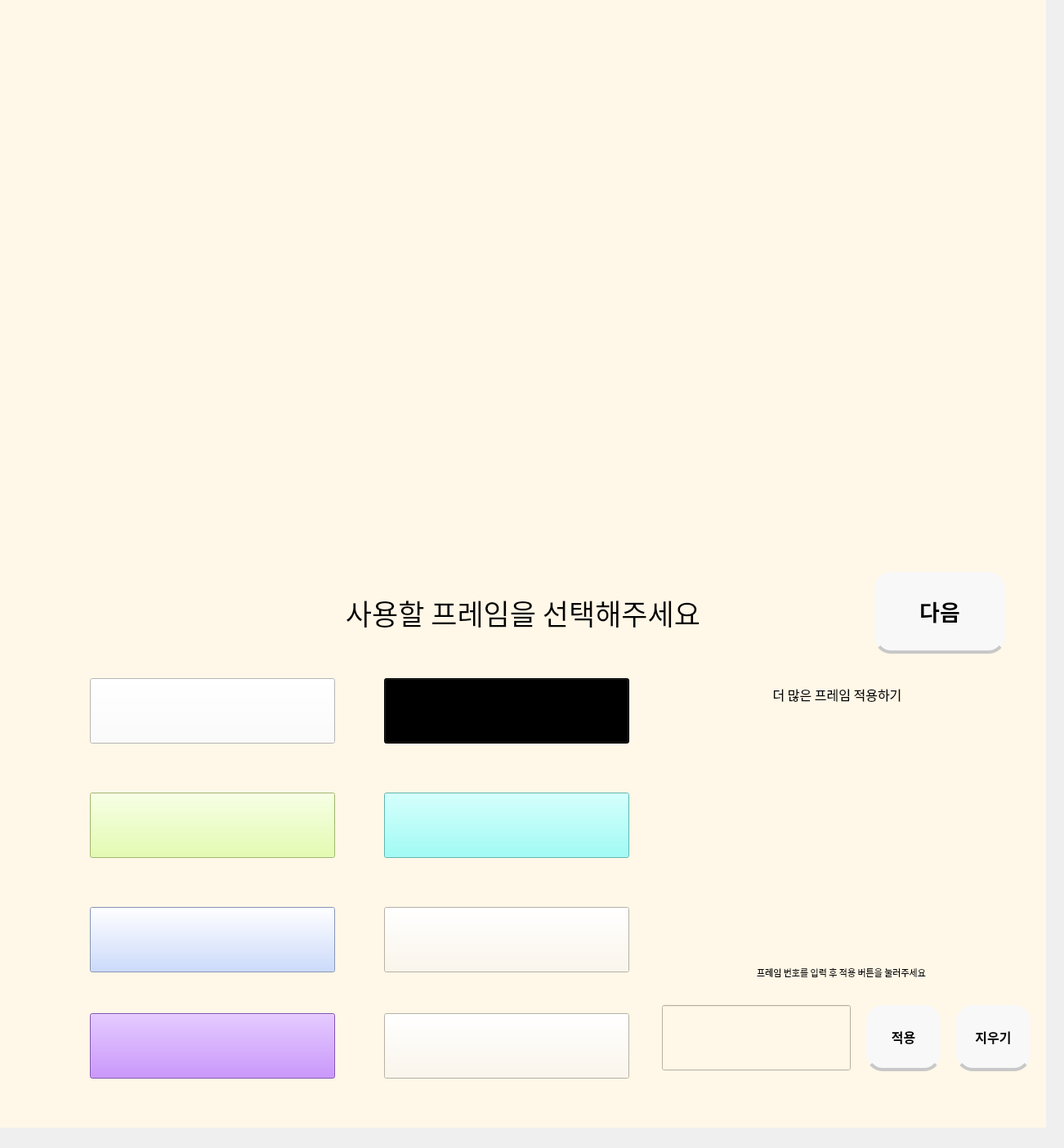
<?xml version="1.0" encoding="UTF-8"?>
<ui version="4.0">
 <class>MainWindow</class>
 <widget class="QMainWindow" name="MainWindow">
  <property name="geometry">
   <rect>
    <x>0</x>
    <y>0</y>
    <width>1302</width>
    <height>1405</height>
   </rect>
  </property>
  <property name="windowTitle">
   <string>MainWindow</string>
  </property>
  <widget class="QWidget" name="centralwidget">
   <widget class="QStackedWidget" name="stack">
    <property name="geometry">
     <rect>
      <x>0</x>
      <y>660</y>
      <width>1280</width>
      <height>720</height>
     </rect>
    </property>
    <property name="sizePolicy">
     <sizepolicy hsizetype="Fixed" vsizetype="Fixed">
      <horstretch>0</horstretch>
      <verstretch>0</verstretch>
     </sizepolicy>
    </property>
    <property name="styleSheet">
     <string notr="true">background-color : #FFF7E7</string>
    </property>
    <property name="currentIndex">
     <number>4</number>
    </property>
    <widget class="QWidget" name="InitPage">
     <widget class="QLabel" name="label">
      <property name="geometry">
       <rect>
        <x>4</x>
        <y>330</y>
        <width>1271</width>
        <height>60</height>
       </rect>
      </property>
      <property name="font">
       <font>
        <family>Leferi Base Type</family>
        <weight>75</weight>
        <bold>true</bold>
       </font>
      </property>
      <property name="layoutDirection">
       <enum>Qt::LeftToRight</enum>
      </property>
      <property name="styleSheet">
       <string notr="true">color : #000000</string>
      </property>
      <property name="text">
       <string>&lt;html&gt;&lt;head/&gt;&lt;body&gt;&lt;p align=&quot;center&quot;&gt;&lt;span style=&quot; font-size:16pt; font-weight:600;&quot;&gt;터치하여 PhoRest를 시작해 보세요&lt;/span&gt;&lt;/p&gt;&lt;/body&gt;&lt;/html&gt;</string>
      </property>
      <property name="alignment">
       <set>Qt::AlignCenter</set>
      </property>
     </widget>
    </widget>
    <widget class="QWidget" name="ChoosePeoplePage">
     <widget class="QLabel" name="label_3">
      <property name="geometry">
       <rect>
        <x>220</x>
        <y>20</y>
        <width>840</width>
        <height>100</height>
       </rect>
      </property>
      <property name="font">
       <font>
        <family>Leferi Point Type Special</family>
        <weight>50</weight>
        <bold>false</bold>
       </font>
      </property>
      <property name="text">
       <string>&lt;html&gt;&lt;head/&gt;&lt;body&gt;&lt;p align=&quot;center&quot;&gt;&lt;span style=&quot; font-size:26pt; font-weight:400;&quot;&gt;촬영할 인원수를 선택해주세요&lt;/span&gt;&lt;/p&gt;&lt;/body&gt;&lt;/html&gt;</string>
      </property>
     </widget>
     <widget class="QPushButton" name="NextBtn">
      <property name="geometry">
       <rect>
        <x>1070</x>
        <y>40</y>
        <width>160</width>
        <height>100</height>
       </rect>
      </property>
      <property name="font">
       <font>
        <family>Leferi Point Type Special</family>
        <pointsize>20</pointsize>
        <weight>50</weight>
        <bold>false</bold>
       </font>
      </property>
      <property name="styleSheet">
       <string notr="true">QPushButton{
	color: black;
    background-color: #F8F8F8		;
    padding: 12px;
    border-bottom: 4px solid #c8c8c8;
	border-radius: 20%;
}</string>
      </property>
      <property name="text">
       <string>다음</string>
      </property>
     </widget>
     <widget class="QWidget" name="gridLayoutWidget">
      <property name="geometry">
       <rect>
        <x>10</x>
        <y>170</y>
        <width>1261</width>
        <height>521</height>
       </rect>
      </property>
      <layout class="QGridLayout" name="gridLayout">
       <property name="leftMargin">
        <number>50</number>
       </property>
       <property name="topMargin">
        <number>20</number>
       </property>
       <property name="rightMargin">
        <number>50</number>
       </property>
       <property name="bottomMargin">
        <number>20</number>
       </property>
       <property name="horizontalSpacing">
        <number>100</number>
       </property>
       <property name="verticalSpacing">
        <number>50</number>
       </property>
       <item row="0" column="2">
        <widget class="QPushButton" name="Btn3">
         <property name="sizePolicy">
          <sizepolicy hsizetype="Preferred" vsizetype="Preferred">
           <horstretch>0</horstretch>
           <verstretch>0</verstretch>
          </sizepolicy>
         </property>
         <property name="font">
          <font>
           <family>Leferi Base Type Bold</family>
           <pointsize>36</pointsize>
           <weight>75</weight>
           <bold>true</bold>
          </font>
         </property>
         <property name="styleSheet">
          <string notr="true">QPushButton{
	color: black;
    background-color: #F8F8F8		;
    padding: 12px;
    border-bottom: 4px solid #c8c8c8;
	border-radius: 50%;
}</string>
         </property>
         <property name="text">
          <string>3명</string>
         </property>
        </widget>
       </item>
       <item row="0" column="0">
        <widget class="QPushButton" name="Btn1">
         <property name="enabled">
          <bool>true</bool>
         </property>
         <property name="sizePolicy">
          <sizepolicy hsizetype="Preferred" vsizetype="Preferred">
           <horstretch>0</horstretch>
           <verstretch>0</verstretch>
          </sizepolicy>
         </property>
         <property name="font">
          <font>
           <family>Leferi Base Type Bold</family>
           <pointsize>36</pointsize>
           <weight>75</weight>
           <bold>true</bold>
          </font>
         </property>
         <property name="contextMenuPolicy">
          <enum>Qt::DefaultContextMenu</enum>
         </property>
         <property name="styleSheet">
          <string notr="true">QPushButton{
	color: black;
    background-color: #F8F8F8		;
    padding: 12px;
    border-bottom: 4px solid #c8c8c8;
	border-radius: 50%;
}</string>
         </property>
         <property name="text">
          <string>1명</string>
         </property>
        </widget>
       </item>
       <item row="0" column="1">
        <widget class="QPushButton" name="Btn2">
         <property name="sizePolicy">
          <sizepolicy hsizetype="Preferred" vsizetype="Preferred">
           <horstretch>0</horstretch>
           <verstretch>0</verstretch>
          </sizepolicy>
         </property>
         <property name="font">
          <font>
           <family>Leferi Base Type Bold</family>
           <pointsize>36</pointsize>
           <weight>75</weight>
           <bold>true</bold>
          </font>
         </property>
         <property name="styleSheet">
          <string notr="true">QPushButton{
	color: black;
    background-color: #F8F8F8		;
    padding: 12px;
    border-bottom: 4px solid #c8c8c8;
	border-radius: 50%;
}</string>
         </property>
         <property name="text">
          <string>2명</string>
         </property>
        </widget>
       </item>
       <item row="1" column="2">
        <widget class="QPushButton" name="Btn6">
         <property name="sizePolicy">
          <sizepolicy hsizetype="Preferred" vsizetype="Preferred">
           <horstretch>0</horstretch>
           <verstretch>0</verstretch>
          </sizepolicy>
         </property>
         <property name="font">
          <font>
           <family>Leferi Base Type Bold</family>
           <pointsize>36</pointsize>
           <weight>75</weight>
           <bold>true</bold>
          </font>
         </property>
         <property name="styleSheet">
          <string notr="true">QPushButton{
	color: black;
    background-color: #F8F8F8		;
    padding: 12px;
    border-bottom: 4px solid #c8c8c8;
	border-radius: 50%;
}</string>
         </property>
         <property name="text">
          <string>6명</string>
         </property>
        </widget>
       </item>
       <item row="1" column="1">
        <widget class="QPushButton" name="Btn5">
         <property name="sizePolicy">
          <sizepolicy hsizetype="Preferred" vsizetype="Preferred">
           <horstretch>0</horstretch>
           <verstretch>0</verstretch>
          </sizepolicy>
         </property>
         <property name="font">
          <font>
           <family>Leferi Base Type Bold</family>
           <pointsize>36</pointsize>
           <weight>75</weight>
           <bold>true</bold>
          </font>
         </property>
         <property name="styleSheet">
          <string notr="true">QPushButton{
	color: black;
    background-color: #F8F8F8		;
    padding: 12px;
    border-bottom: 4px solid #c8c8c8;
	border-radius: 50%;
}</string>
         </property>
         <property name="text">
          <string>5명</string>
         </property>
        </widget>
       </item>
       <item row="1" column="0">
        <widget class="QPushButton" name="Btn4">
         <property name="sizePolicy">
          <sizepolicy hsizetype="Preferred" vsizetype="Preferred">
           <horstretch>0</horstretch>
           <verstretch>0</verstretch>
          </sizepolicy>
         </property>
         <property name="font">
          <font>
           <family>Leferi Base Type Bold</family>
           <pointsize>36</pointsize>
           <weight>75</weight>
           <bold>true</bold>
          </font>
         </property>
         <property name="styleSheet">
          <string notr="true">QPushButton{
	color: black;
    background-color: #F8F8F8		;
    padding: 12px;
    border-bottom: 4px solid #c8c8c8;
	border-radius: 50%;
}</string>
         </property>
         <property name="text">
          <string>4명</string>
         </property>
        </widget>
       </item>
      </layout>
     </widget>
     <widget class="QLabel" name="label_7">
      <property name="geometry">
       <rect>
        <x>220</x>
        <y>110</y>
        <width>831</width>
        <height>41</height>
       </rect>
      </property>
      <property name="font">
       <font>
        <family>Leferi Point Type Special</family>
        <pointsize>16</pointsize>
        <weight>50</weight>
        <bold>false</bold>
       </font>
      </property>
      <property name="text">
       <string>&lt;html&gt;&lt;head/&gt;&lt;body&gt;&lt;p align=&quot;center&quot;&gt;&lt;span style=&quot; font-size:14pt;&quot;&gt;버튼을 클릭하면 위쪽 화면에 추천 포즈가 나타납니다&lt;/span&gt;&lt;/p&gt;&lt;/body&gt;&lt;/html&gt;</string>
      </property>
     </widget>
    </widget>
    <widget class="QWidget" name="ShotPage">
     <widget class="QPushButton" name="Btn_Already">
      <property name="geometry">
       <rect>
        <x>410</x>
        <y>260</y>
        <width>460</width>
        <height>200</height>
       </rect>
      </property>
      <property name="font">
       <font>
        <family>Leferi Base Type Bold</family>
        <pointsize>24</pointsize>
        <weight>75</weight>
        <bold>true</bold>
       </font>
      </property>
      <property name="autoFillBackground">
       <bool>false</bool>
      </property>
      <property name="styleSheet">
       <string notr="true">QPushButton{
	color: black;
    background-color: #F8F8F8		;
    padding: 12px;
    border-radius: 4px;
    border-bottom: 4px solid #c8c8c8;
	border-radius: 20px;
}</string>
      </property>
      <property name="text">
       <string>촬영 시작</string>
      </property>
      <property name="autoDefault">
       <bool>false</bool>
      </property>
      <property name="default">
       <bool>false</bool>
      </property>
      <property name="flat">
       <bool>false</bool>
      </property>
     </widget>
     <widget class="QPushButton" name="Btn_Back_2">
      <property name="geometry">
       <rect>
        <x>40</x>
        <y>40</y>
        <width>160</width>
        <height>100</height>
       </rect>
      </property>
      <property name="font">
       <font>
        <family>Leferi Base Type Bold</family>
        <pointsize>14</pointsize>
        <weight>75</weight>
        <bold>true</bold>
       </font>
      </property>
      <property name="styleSheet">
       <string notr="true">QPushButton{
	color: black;
    background-color: #F8F8F8		;
    padding: 12px;
    border-radius: 4px;
    border-bottom: 4px solid #c8c8c8;
	border-radius: 20px;
}</string>
      </property>
      <property name="text">
       <string>뒤로</string>
      </property>
     </widget>
    </widget>
    <widget class="QWidget" name="PhotoPage">
     <widget class="QWidget" name="gridLayoutWidget_3">
      <property name="geometry">
       <rect>
        <x>40</x>
        <y>160</y>
        <width>1201</width>
        <height>541</height>
       </rect>
      </property>
      <layout class="QGridLayout" name="gridLayout_3">
       <property name="leftMargin">
        <number>100</number>
       </property>
       <property name="topMargin">
        <number>30</number>
       </property>
       <property name="rightMargin">
        <number>100</number>
       </property>
       <property name="bottomMargin">
        <number>30</number>
       </property>
       <property name="horizontalSpacing">
        <number>180</number>
       </property>
       <property name="verticalSpacing">
        <number>35</number>
       </property>
       <item row="1" column="0">
        <widget class="QLabel" name="Photo3">
         <property name="font">
          <font>
           <family>Leferi Base Type Bold</family>
           <pointsize>72</pointsize>
           <weight>75</weight>
           <bold>true</bold>
          </font>
         </property>
         <property name="styleSheet">
          <string notr="true">QLabel{
	border : 3px double #000000;
}</string>
         </property>
         <property name="text">
          <string>3</string>
         </property>
         <property name="alignment">
          <set>Qt::AlignCenter</set>
         </property>
        </widget>
       </item>
       <item row="0" column="0">
        <widget class="QLabel" name="Photo1">
         <property name="font">
          <font>
           <family>Leferi Base Type Bold</family>
           <pointsize>72</pointsize>
           <weight>75</weight>
           <bold>true</bold>
          </font>
         </property>
         <property name="styleSheet">
          <string notr="true">QLabel{
	border : 3px double #000000;
}</string>
         </property>
         <property name="text">
          <string>1</string>
         </property>
         <property name="alignment">
          <set>Qt::AlignCenter</set>
         </property>
        </widget>
       </item>
       <item row="0" column="1">
        <widget class="QLabel" name="Photo2">
         <property name="font">
          <font>
           <family>Leferi Base Type Bold</family>
           <pointsize>72</pointsize>
           <weight>75</weight>
           <bold>true</bold>
          </font>
         </property>
         <property name="styleSheet">
          <string notr="true">QLabel{
	border : 3px double #000000;
}</string>
         </property>
         <property name="text">
          <string>2</string>
         </property>
         <property name="alignment">
          <set>Qt::AlignCenter</set>
         </property>
        </widget>
       </item>
       <item row="1" column="1">
        <widget class="QLabel" name="Photo4">
         <property name="font">
          <font>
           <family>Leferi Base Type Bold</family>
           <pointsize>72</pointsize>
           <weight>75</weight>
           <bold>true</bold>
          </font>
         </property>
         <property name="styleSheet">
          <string notr="true">QLabel{
	border : 3px double #000000;
}</string>
         </property>
         <property name="text">
          <string>4</string>
         </property>
         <property name="alignment">
          <set>Qt::AlignCenter</set>
         </property>
        </widget>
       </item>
      </layout>
     </widget>
     <widget class="QPushButton" name="NextBtn_3">
      <property name="geometry">
       <rect>
        <x>1070</x>
        <y>40</y>
        <width>160</width>
        <height>100</height>
       </rect>
      </property>
      <property name="font">
       <font>
        <family>Leferi Base Type Bold</family>
        <pointsize>20</pointsize>
        <weight>75</weight>
        <bold>true</bold>
       </font>
      </property>
      <property name="styleSheet">
       <string notr="true">QPushButton{
	color: black;
    background-color: #F8F8F8		;
    padding: 12px;
    border-radius: 4px;
    border-bottom: 4px solid #c8c8c8;
	border-radius: 20px;
}</string>
      </property>
      <property name="text">
       <string>&gt;</string>
      </property>
     </widget>
     <widget class="QLabel" name="label_2">
      <property name="geometry">
       <rect>
        <x>40</x>
        <y>160</y>
        <width>1200</width>
        <height>540</height>
       </rect>
      </property>
      <property name="styleSheet">
       <string notr="true">QLabel{
	border : 3px solid black;
}</string>
      </property>
      <property name="text">
       <string/>
      </property>
     </widget>
     <zorder>label_2</zorder>
     <zorder>gridLayoutWidget_3</zorder>
     <zorder>NextBtn_3</zorder>
    </widget>
    <widget class="QWidget" name="ChooseFramePage">
     <widget class="QLabel" name="label_5">
      <property name="geometry">
       <rect>
        <x>220</x>
        <y>40</y>
        <width>840</width>
        <height>100</height>
       </rect>
      </property>
      <property name="font">
       <font>
        <family>Leferi Point Type Special</family>
        <weight>50</weight>
        <bold>false</bold>
       </font>
      </property>
      <property name="text">
       <string>&lt;html&gt;&lt;head/&gt;&lt;body&gt;&lt;p align=&quot;center&quot;&gt;&lt;span style=&quot; font-size:26pt;&quot;&gt;사용할 프레임을 선택해주세요&lt;/span&gt;&lt;/p&gt;&lt;/body&gt;&lt;/html&gt;</string>
      </property>
     </widget>
     <widget class="QPushButton" name="PrintBtn">
      <property name="geometry">
       <rect>
        <x>1070</x>
        <y>40</y>
        <width>160</width>
        <height>100</height>
       </rect>
      </property>
      <property name="font">
       <font>
        <family>Leferi Base Type Bold</family>
        <pointsize>20</pointsize>
        <weight>75</weight>
        <bold>true</bold>
       </font>
      </property>
      <property name="styleSheet">
       <string notr="true">QPushButton{
	color: black;
    background-color: #F8F8F8		;
    padding: 12px;
    border-radius: 4px;
    border-bottom: 4px solid #c8c8c8;
	border-radius: 20px;
}</string>
      </property>
      <property name="text">
       <string>다음</string>
      </property>
     </widget>
     <widget class="QPushButton" name="ApplyBtn">
      <property name="geometry">
       <rect>
        <x>1060</x>
        <y>570</y>
        <width>91</width>
        <height>81</height>
       </rect>
      </property>
      <property name="font">
       <font>
        <family>Leferi Base Type Bold</family>
        <pointsize>12</pointsize>
        <weight>75</weight>
        <bold>true</bold>
       </font>
      </property>
      <property name="styleSheet">
       <string notr="true">QPushButton{
	color: black;
    background-color: #F8F8F8		;
    padding: 12px;
    border-radius: 4px;
    border-bottom: 4px solid #c8c8c8;
	border-radius: 20px;
}</string>
      </property>
      <property name="text">
       <string>적용</string>
      </property>
     </widget>
     <widget class="QLineEdit" name="Frame_Id">
      <property name="geometry">
       <rect>
        <x>810</x>
        <y>570</y>
        <width>231</width>
        <height>80</height>
       </rect>
      </property>
      <property name="font">
       <font>
        <family>Leferi Base Type</family>
        <pointsize>20</pointsize>
        <weight>75</weight>
        <bold>true</bold>
       </font>
      </property>
      <property name="styleSheet">
       <string notr="true"/>
      </property>
      <property name="text">
       <string/>
      </property>
      <property name="alignment">
       <set>Qt::AlignCenter</set>
      </property>
     </widget>
     <widget class="QPushButton" name="Basic_Frame_1">
      <property name="geometry">
       <rect>
        <x>110</x>
        <y>170</y>
        <width>300</width>
        <height>80</height>
       </rect>
      </property>
      <property name="styleSheet">
       <string notr="true">background-color : #FFFFFF</string>
      </property>
      <property name="text">
       <string/>
      </property>
     </widget>
     <widget class="QPushButton" name="Basic_Frame_2">
      <property name="geometry">
       <rect>
        <x>110</x>
        <y>310</y>
        <width>300</width>
        <height>80</height>
       </rect>
      </property>
      <property name="styleSheet">
       <string notr="true">background-color : #DEFF99</string>
      </property>
      <property name="text">
       <string/>
      </property>
     </widget>
     <widget class="QPushButton" name="Basic_Frame_3">
      <property name="geometry">
       <rect>
        <x>110</x>
        <y>450</y>
        <width>300</width>
        <height>80</height>
       </rect>
      </property>
      <property name="styleSheet">
       <string notr="true">background-color : #BDD0FF	</string>
      </property>
      <property name="text">
       <string/>
      </property>
     </widget>
     <widget class="QPushButton" name="Basic_Frame_4">
      <property name="geometry">
       <rect>
        <x>110</x>
        <y>580</y>
        <width>300</width>
        <height>80</height>
       </rect>
      </property>
      <property name="styleSheet">
       <string notr="true">background-color : #B871FF</string>
      </property>
      <property name="text">
       <string/>
      </property>
     </widget>
     <widget class="QPushButton" name="Basic_Frame_5">
      <property name="geometry">
       <rect>
        <x>470</x>
        <y>170</y>
        <width>300</width>
        <height>80</height>
       </rect>
      </property>
      <property name="styleSheet">
       <string notr="true">background-color : #000000
</string>
      </property>
      <property name="text">
       <string/>
      </property>
     </widget>
     <widget class="QPushButton" name="Basic_Frame_6">
      <property name="geometry">
       <rect>
        <x>470</x>
        <y>310</y>
        <width>300</width>
        <height>80</height>
       </rect>
      </property>
      <property name="styleSheet">
       <string notr="true">background-color : #84FFF8</string>
      </property>
      <property name="text">
       <string/>
      </property>
     </widget>
     <widget class="QPushButton" name="Basic_Frame_7">
      <property name="geometry">
       <rect>
        <x>470</x>
        <y>450</y>
        <width>300</width>
        <height>80</height>
       </rect>
      </property>
      <property name="styleSheet">
       <string notr="true">border-image:url('./Frame/Frame_7.png')</string>
      </property>
      <property name="text">
       <string/>
      </property>
     </widget>
     <widget class="QPushButton" name="Basic_Frame_8">
      <property name="geometry">
       <rect>
        <x>470</x>
        <y>580</y>
        <width>300</width>
        <height>80</height>
       </rect>
      </property>
      <property name="styleSheet">
       <string notr="true">border-image:url('./Frame/Frame_8.png')
</string>
      </property>
      <property name="text">
       <string/>
      </property>
     </widget>
     <widget class="QLabel" name="label_6">
      <property name="geometry">
       <rect>
        <x>799</x>
        <y>160</y>
        <width>451</width>
        <height>61</height>
       </rect>
      </property>
      <property name="font">
       <font>
        <family>Leferi Point Type Special</family>
        <weight>50</weight>
        <bold>false</bold>
       </font>
      </property>
      <property name="text">
       <string>&lt;html&gt;&lt;head/&gt;&lt;body&gt;&lt;p align=&quot;center&quot;&gt;&lt;span style=&quot; font-size:12pt;&quot;&gt;더 많은 프레임 적용하기&lt;/span&gt;&lt;/p&gt;&lt;/body&gt;&lt;/html&gt;</string>
      </property>
     </widget>
     <widget class="QLabel" name="label_4">
      <property name="geometry">
       <rect>
        <x>910</x>
        <y>240</y>
        <width>250</width>
        <height>250</height>
       </rect>
      </property>
      <property name="styleSheet">
       <string notr="true">border-image:url('./QR_Dummy.png')</string>
      </property>
      <property name="text">
       <string/>
      </property>
     </widget>
     <widget class="QLabel" name="label_8">
      <property name="geometry">
       <rect>
        <x>809</x>
        <y>500</y>
        <width>441</width>
        <height>61</height>
       </rect>
      </property>
      <property name="font">
       <font>
        <family>Leferi Point Type Special</family>
        <weight>50</weight>
        <bold>false</bold>
       </font>
      </property>
      <property name="text">
       <string>&lt;html&gt;&lt;head/&gt;&lt;body&gt;&lt;p align=&quot;center&quot;&gt;&lt;span style=&quot; font-size:8pt;&quot;&gt;프레임 번호를 입력 후 적용 버튼을 눌러주세요&lt;/span&gt;&lt;/p&gt;&lt;/body&gt;&lt;/html&gt;</string>
      </property>
     </widget>
     <widget class="QPushButton" name="EraseBtn">
      <property name="geometry">
       <rect>
        <x>1170</x>
        <y>570</y>
        <width>91</width>
        <height>81</height>
       </rect>
      </property>
      <property name="font">
       <font>
        <family>Leferi Base Type Bold</family>
        <pointsize>12</pointsize>
        <weight>75</weight>
        <bold>true</bold>
       </font>
      </property>
      <property name="styleSheet">
       <string notr="true">QPushButton{
	color: black;
    background-color: #F8F8F8		;
    padding: 12px;
    border-radius: 4px;
    border-bottom: 4px solid #c8c8c8;
	border-radius: 20px;
}</string>
      </property>
      <property name="text">
       <string>지우기</string>
      </property>
     </widget>
    </widget>
    <widget class="QWidget" name="PrintingPage">
     <widget class="QLabel" name="label_10">
      <property name="geometry">
       <rect>
        <x>250</x>
        <y>270</y>
        <width>691</width>
        <height>161</height>
       </rect>
      </property>
      <property name="text">
       <string>&lt;html&gt;&lt;head/&gt;&lt;body&gt;&lt;p align=&quot;center&quot;&gt;이 화면 건너 뛰네;;&lt;/p&gt;&lt;/body&gt;&lt;/html&gt;</string>
      </property>
     </widget>
    </widget>
    <widget class="QWidget" name="DonePrinting">
     <widget class="QLabel" name="label_11">
      <property name="geometry">
       <rect>
        <x>0</x>
        <y>350</y>
        <width>1280</width>
        <height>180</height>
       </rect>
      </property>
      <property name="font">
       <font>
        <family>Leferi Base Type Bold</family>
        <weight>75</weight>
        <bold>true</bold>
       </font>
      </property>
      <property name="text">
       <string>&lt;html&gt;&lt;head/&gt;&lt;body&gt;&lt;p align=&quot;center&quot;&gt;&lt;span style=&quot; font-size:28pt;&quot;&gt;당신의 추억을 가져가세요&lt;/span&gt;&lt;/p&gt;&lt;/body&gt;&lt;/html&gt;</string>
      </property>
     </widget>
     <widget class="QLabel" name="LogoImg_2">
      <property name="geometry">
       <rect>
        <x>540</x>
        <y>160</y>
        <width>200</width>
        <height>200</height>
       </rect>
      </property>
      <property name="styleSheet">
       <string notr="true">border-image:url('./logo.png')</string>
      </property>
      <property name="text">
       <string/>
      </property>
      <property name="alignment">
       <set>Qt::AlignCenter</set>
      </property>
     </widget>
    </widget>
   </widget>
   <widget class="QStackedWidget" name="TopStack">
    <property name="geometry">
     <rect>
      <x>0</x>
      <y>0</y>
      <width>1280</width>
      <height>660</height>
     </rect>
    </property>
    <property name="sizePolicy">
     <sizepolicy hsizetype="Fixed" vsizetype="Fixed">
      <horstretch>0</horstretch>
      <verstretch>0</verstretch>
     </sizepolicy>
    </property>
    <property name="styleSheet">
     <string notr="true">background-color : #FFF7E7</string>
    </property>
    <property name="currentIndex">
     <number>0</number>
    </property>
    <widget class="QWidget" name="LogoPage">
     <widget class="QLabel" name="LogoImg">
      <property name="geometry">
       <rect>
        <x>540</x>
        <y>230</y>
        <width>200</width>
        <height>200</height>
       </rect>
      </property>
      <property name="styleSheet">
       <string notr="true">border-image:url('./logo.png')</string>
      </property>
      <property name="text">
       <string/>
      </property>
      <property name="alignment">
       <set>Qt::AlignCenter</set>
      </property>
     </widget>
    </widget>
    <widget class="QWidget" name="RecommandPosePage">
     <widget class="QPushButton" name="LeftBtn">
      <property name="geometry">
       <rect>
        <x>60</x>
        <y>265</y>
        <width>130</width>
        <height>130</height>
       </rect>
      </property>
      <property name="font">
       <font>
        <family>Leferi Base Type Bold</family>
        <pointsize>20</pointsize>
        <weight>75</weight>
        <bold>true</bold>
       </font>
      </property>
      <property name="styleSheet">
       <string notr="true">QPushButton{
	color: black;
    background-color: #F8F8F8		;
    padding: 12px;
    border-bottom: 4px solid #c8c8c8;
	border-radius: 20%;
}</string>
      </property>
      <property name="text">
       <string>&lt;</string>
      </property>
     </widget>
     <widget class="QPushButton" name="RightBtn">
      <property name="geometry">
       <rect>
        <x>1090</x>
        <y>265</y>
        <width>130</width>
        <height>130</height>
       </rect>
      </property>
      <property name="font">
       <font>
        <family>Leferi Base Type Bold</family>
        <pointsize>20</pointsize>
        <weight>75</weight>
        <bold>true</bold>
       </font>
      </property>
      <property name="styleSheet">
       <string notr="true">QPushButton{
	color: black;
    background-color: #F8F8F8		;
    padding: 12px;
    border-bottom: 4px solid #c8c8c8;
	border-radius: 20%;
}</string>
      </property>
      <property name="text">
       <string>&gt;</string>
      </property>
     </widget>
     <widget class="QLabel" name="Pose_img">
      <property name="geometry">
       <rect>
        <x>240</x>
        <y>30</y>
        <width>800</width>
        <height>600</height>
       </rect>
      </property>
      <property name="text">
       <string>포즈 이미지</string>
      </property>
      <property name="alignment">
       <set>Qt::AlignCenter</set>
      </property>
     </widget>
    </widget>
    <widget class="QWidget" name="ShotPage_Top">
     <widget class="QLabel" name="Label_Camera">
      <property name="geometry">
       <rect>
        <x>240</x>
        <y>30</y>
        <width>800</width>
        <height>600</height>
       </rect>
      </property>
      <property name="styleSheet">
       <string notr="true">QLabel{
	border : 3px solid black;
}</string>
      </property>
      <property name="text">
       <string>카메라 화면 띄워줄 공간</string>
      </property>
      <property name="alignment">
       <set>Qt::AlignCenter</set>
      </property>
     </widget>
     <widget class="QLabel" name="Label_Timer">
      <property name="geometry">
       <rect>
        <x>30</x>
        <y>40</y>
        <width>161</width>
        <height>201</height>
       </rect>
      </property>
      <property name="font">
       <font>
        <family>Leferi Base Type Bold</family>
        <pointsize>36</pointsize>
        <weight>75</weight>
        <bold>true</bold>
       </font>
      </property>
      <property name="text">
       <string>&lt;html&gt;&lt;head/&gt;&lt;body&gt;&lt;p align=&quot;center&quot;&gt;&lt;span style=&quot; font-size:48pt; font-weight:600;&quot;&gt;15&lt;/span&gt;&lt;/p&gt;&lt;/body&gt;&lt;/html&gt;</string>
      </property>
      <property name="alignment">
       <set>Qt::AlignCenter</set>
      </property>
     </widget>
    </widget>
    <widget class="QWidget" name="CheckPhoto">
     <widget class="QLabel" name="Top_Big_Photo">
      <property name="geometry">
       <rect>
        <x>240</x>
        <y>30</y>
        <width>800</width>
        <height>600</height>
       </rect>
      </property>
      <property name="styleSheet">
       <string notr="true">QLabel{
	border : 3px solid black;
}</string>
      </property>
      <property name="text">
       <string>이미지 크게 보여줄 공간</string>
      </property>
      <property name="alignment">
       <set>Qt::AlignCenter</set>
      </property>
     </widget>
    </widget>
    <widget class="QWidget" name="SuccessPage">
     <widget class="QLabel" name="PhotoPlusFrame">
      <property name="geometry">
       <rect>
        <x>200</x>
        <y>30</y>
        <width>900</width>
        <height>600</height>
       </rect>
      </property>
      <property name="contextMenuPolicy">
       <enum>Qt::DefaultContextMenu</enum>
      </property>
      <property name="styleSheet">
       <string notr="true">QLabel{
	border : 3px solid black;
}</string>
      </property>
      <property name="text">
       <string>프레임 적용 이미지를 띄워줄 예정</string>
      </property>
      <property name="alignment">
       <set>Qt::AlignCenter</set>
      </property>
     </widget>
    </widget>
   </widget>
  </widget>
 </widget>
 <resources/>
 <connections>
  <connection>
   <sender>NextBtn</sender>
   <signal>clicked()</signal>
   <receiver>MainWindow</receiver>
   <slot>NextBottomButton_to_2()</slot>
   <hints>
    <hint type="sourcelabel">
     <x>1140</x>
     <y>700</y>
    </hint>
    <hint type="destinationlabel">
     <x>841</x>
     <y>120</y>
    </hint>
   </hints>
  </connection>
  <connection>
   <sender>Btn1</sender>
   <signal>clicked()</signal>
   <receiver>MainWindow</receiver>
   <slot>Press_Btn1()</slot>
   <hints>
    <hint type="sourcelabel">
     <x>211</x>
     <y>890</y>
    </hint>
    <hint type="destinationlabel">
     <x>860</x>
     <y>222</y>
    </hint>
   </hints>
  </connection>
  <connection>
   <sender>Btn2</sender>
   <signal>clicked()</signal>
   <receiver>MainWindow</receiver>
   <slot>Press_Btn2()</slot>
   <hints>
    <hint type="sourcelabel">
     <x>590</x>
     <y>890</y>
    </hint>
    <hint type="destinationlabel">
     <x>834</x>
     <y>234</y>
    </hint>
   </hints>
  </connection>
  <connection>
   <sender>Btn3</sender>
   <signal>clicked()</signal>
   <receiver>MainWindow</receiver>
   <slot>Press_Btn3()</slot>
   <hints>
    <hint type="sourcelabel">
     <x>905</x>
     <y>890</y>
    </hint>
    <hint type="destinationlabel">
     <x>861</x>
     <y>255</y>
    </hint>
   </hints>
  </connection>
  <connection>
   <sender>Btn4</sender>
   <signal>clicked()</signal>
   <receiver>MainWindow</receiver>
   <slot>Press_Btn4()</slot>
   <hints>
    <hint type="sourcelabel">
     <x>379</x>
     <y>1186</y>
    </hint>
    <hint type="destinationlabel">
     <x>892</x>
     <y>278</y>
    </hint>
   </hints>
  </connection>
  <connection>
   <sender>Btn5</sender>
   <signal>clicked()</signal>
   <receiver>MainWindow</receiver>
   <slot>Press_Btn5()</slot>
   <hints>
    <hint type="sourcelabel">
     <x>682</x>
     <y>1330</y>
    </hint>
    <hint type="destinationlabel">
     <x>871</x>
     <y>314</y>
    </hint>
   </hints>
  </connection>
  <connection>
   <sender>Btn6</sender>
   <signal>clicked()</signal>
   <receiver>MainWindow</receiver>
   <slot>Press_Btn6()</slot>
   <hints>
    <hint type="sourcelabel">
     <x>1220</x>
     <y>1330</y>
    </hint>
    <hint type="destinationlabel">
     <x>877</x>
     <y>353</y>
    </hint>
   </hints>
  </connection>
  <connection>
   <sender>Btn_Already</sender>
   <signal>clicked()</signal>
   <receiver>MainWindow</receiver>
   <slot>Press_PreparedBtn()</slot>
   <hints>
    <hint type="sourcelabel">
     <x>474</x>
     <y>890</y>
    </hint>
    <hint type="destinationlabel">
     <x>841</x>
     <y>266</y>
    </hint>
   </hints>
  </connection>
  <connection>
   <sender>Btn_Back_2</sender>
   <signal>clicked()</signal>
   <receiver>MainWindow</receiver>
   <slot>Press_Back()</slot>
   <hints>
    <hint type="sourcelabel">
     <x>89</x>
     <y>700</y>
    </hint>
    <hint type="destinationlabel">
     <x>841</x>
     <y>551</y>
    </hint>
   </hints>
  </connection>
  <connection>
   <sender>NextBtn_3</sender>
   <signal>clicked()</signal>
   <receiver>MainWindow</receiver>
   <slot>NextBottomButton_to_4()</slot>
   <hints>
    <hint type="sourcelabel">
     <x>1160</x>
     <y>1260</y>
    </hint>
    <hint type="destinationlabel">
     <x>838</x>
     <y>896</y>
    </hint>
   </hints>
  </connection>
  <connection>
   <sender>PrintBtn</sender>
   <signal>clicked()</signal>
   <receiver>MainWindow</receiver>
   <slot>Press_Printing()</slot>
   <hints>
    <hint type="sourcelabel">
     <x>1070</x>
     <y>1270</y>
    </hint>
    <hint type="destinationlabel">
     <x>841</x>
     <y>865</y>
    </hint>
   </hints>
  </connection>
  <connection>
   <sender>ApplyBtn</sender>
   <signal>clicked()</signal>
   <receiver>MainWindow</receiver>
   <slot>Press_Applying()</slot>
   <hints>
    <hint type="sourcelabel">
     <x>1120</x>
     <y>1230</y>
    </hint>
    <hint type="destinationlabel">
     <x>851</x>
     <y>591</y>
    </hint>
   </hints>
  </connection>
  <connection>
   <sender>Basic_Frame_1</sender>
   <signal>clicked()</signal>
   <receiver>MainWindow</receiver>
   <slot>Press_BasicFrame1()</slot>
   <hints>
    <hint type="sourcelabel">
     <x>295</x>
     <y>985</y>
    </hint>
    <hint type="destinationlabel">
     <x>518</x>
     <y>1388</y>
    </hint>
   </hints>
  </connection>
  <connection>
   <sender>Basic_Frame_2</sender>
   <signal>clicked()</signal>
   <receiver>MainWindow</receiver>
   <slot>Press_BasicFrame2()</slot>
   <hints>
    <hint type="sourcelabel">
     <x>237</x>
     <y>1060</y>
    </hint>
    <hint type="destinationlabel">
     <x>263</x>
     <y>1388</y>
    </hint>
   </hints>
  </connection>
  <connection>
   <sender>Basic_Frame_3</sender>
   <signal>clicked()</signal>
   <receiver>MainWindow</receiver>
   <slot>Press_BasicFrame3()</slot>
   <hints>
    <hint type="sourcelabel">
     <x>158</x>
     <y>1178</y>
    </hint>
    <hint type="destinationlabel">
     <x>192</x>
     <y>1385</y>
    </hint>
   </hints>
  </connection>
  <connection>
   <sender>Basic_Frame_4</sender>
   <signal>clicked()</signal>
   <receiver>MainWindow</receiver>
   <slot>Press_BasicFrame4()</slot>
   <hints>
    <hint type="sourcelabel">
     <x>87</x>
     <y>1275</y>
    </hint>
    <hint type="destinationlabel">
     <x>105</x>
     <y>1388</y>
    </hint>
   </hints>
  </connection>
  <connection>
   <sender>Basic_Frame_5</sender>
   <signal>clicked()</signal>
   <receiver>MainWindow</receiver>
   <slot>Press_BasicFrame5()</slot>
   <hints>
    <hint type="sourcelabel">
     <x>689</x>
     <y>977</y>
    </hint>
    <hint type="destinationlabel">
     <x>640</x>
     <y>1388</y>
    </hint>
   </hints>
  </connection>
  <connection>
   <sender>Basic_Frame_6</sender>
   <signal>clicked()</signal>
   <receiver>MainWindow</receiver>
   <slot>Press_BasicFrame6()</slot>
   <hints>
    <hint type="sourcelabel">
     <x>641</x>
     <y>1080</y>
    </hint>
    <hint type="destinationlabel">
     <x>661</x>
     <y>1385</y>
    </hint>
   </hints>
  </connection>
  <connection>
   <sender>Basic_Frame_7</sender>
   <signal>clicked()</signal>
   <receiver>MainWindow</receiver>
   <slot>Press_BasicFrame7()</slot>
   <hints>
    <hint type="sourcelabel">
     <x>563</x>
     <y>1202</y>
    </hint>
    <hint type="destinationlabel">
     <x>555</x>
     <y>1383</y>
    </hint>
   </hints>
  </connection>
  <connection>
   <sender>Basic_Frame_8</sender>
   <signal>clicked()</signal>
   <receiver>MainWindow</receiver>
   <slot>Press_BasicFrame8()</slot>
   <hints>
    <hint type="sourcelabel">
     <x>525</x>
     <y>1294</y>
    </hint>
    <hint type="destinationlabel">
     <x>571</x>
     <y>1382</y>
    </hint>
   </hints>
  </connection>
  <connection>
   <sender>RightBtn</sender>
   <signal>clicked()</signal>
   <receiver>MainWindow</receiver>
   <slot>Press_RightBtn()</slot>
   <hints>
    <hint type="sourcelabel">
     <x>1173</x>
     <y>304</y>
    </hint>
    <hint type="destinationlabel">
     <x>1286</x>
     <y>88</y>
    </hint>
   </hints>
  </connection>
  <connection>
   <sender>LeftBtn</sender>
   <signal>clicked()</signal>
   <receiver>MainWindow</receiver>
   <slot>Press_LeftBtn()</slot>
   <hints>
    <hint type="sourcelabel">
     <x>95</x>
     <y>335</y>
    </hint>
    <hint type="destinationlabel">
     <x>1289</x>
     <y>148</y>
    </hint>
   </hints>
  </connection>
  <connection>
   <sender>EraseBtn</sender>
   <signal>clicked()</signal>
   <receiver>MainWindow</receiver>
   <slot>Erase_LineEdit()</slot>
   <hints>
    <hint type="sourcelabel">
     <x>1228</x>
     <y>1258</y>
    </hint>
    <hint type="destinationlabel">
     <x>1294</x>
     <y>1209</y>
    </hint>
   </hints>
  </connection>
 </connections>
 <slots>
  <slot>RecommandPose()</slot>
  <slot>NextBottomButton_to_2()</slot>
  <slot>Press_Btn1()</slot>
  <slot>Press_Btn2()</slot>
  <slot>Press_Btn3()</slot>
  <slot>Press_Btn4()</slot>
  <slot>Press_Btn5()</slot>
  <slot>Press_Btn6()</slot>
  <slot>Press_Btn7()</slot>
  <slot>Press_Btn8()</slot>
  <slot>Press_ShotBtn()</slot>
  <slot>Press_Back()</slot>
  <slot>Press_PreparedBtn()</slot>
  <slot>NextBottomButton_to_4()</slot>
  <slot>Press_Printing()</slot>
  <slot>Press_Applying()</slot>
  <slot>Press_PrevBtn()</slot>
  <slot>Press_BasicFrame1()</slot>
  <slot>Press_BasicFrame2()</slot>
  <slot>Press_BasicFrame3()</slot>
  <slot>Press_BasicFrame4()</slot>
  <slot>Press_BasicFrame5()</slot>
  <slot>Press_BasicFrame6()</slot>
  <slot>Press_BasicFrame7()</slot>
  <slot>Press_BasicFrame8()</slot>
  <slot>Press_RightBtn()</slot>
  <slot>Press_LeftBtn()</slot>
  <slot>Erase_LineEdit()</slot>
 </slots>
</ui>
